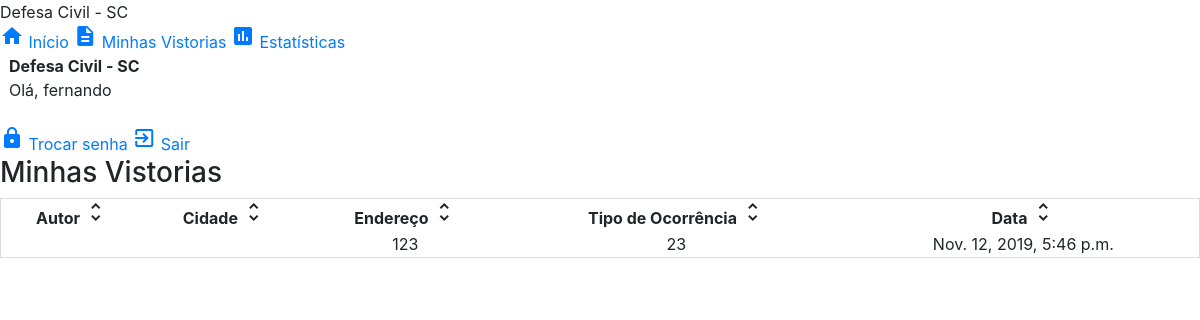
The app's page / (signed in) with its own data.
### accounts/models.py (models this page shows)
class CustomUser(AbstractUser):
	username = models.CharField(_('username'),max_length=15, unique=True, help_text=_('15 caracteres ou menos. Aceita letras, números e @/./+/-/_'), validators=[ validators.RegexValidator(re.compile('^[\w.@+-]+$'), _('Insira um usuário válido.'), _('inválido'))])
	first_name = models.CharField(_('first_name'), max_length=30, blank=False, null=False)
	last_name = models.CharField(_('last_name'), max_length=30, blank=False, null=False)
	email = models.EmailField(_('email address'), max_length=255, unique=True, blank=False, null=False)
	is_staff = models.BooleanField(_('staff status'), default=False, blank = True)
	is_active = models.BooleanField(_('active'), default=True, blank = True)
	is_trusty = models.BooleanField(_('trusty'), default=False, blank = True)
	date_joined = models.DateTimeField(_('date joined'), default=timezone.now, blank = True)

### relatorios/models.py (models this page shows, shortened)
class Vistoria(models.Model):
    autor = models.ForeignKey(settings.AUTH_USER_MODEL, related_name = 'autor_id',  on_delete=models.CASCADE)
    cobrad = models.CharField(max_length=200)
    municipios = models.TextField()
    descricao = models.TextField()
    data = models.DateTimeField(default=timezone.now)
    endereco = models.TextField()
    dataDesastre = models.TextField()
    danos_humanos_desalojados = models.IntegerField(default=0, blank=True)
    danos_humanos_desabrigados = models.IntegerField(default=0, blank=True)
    danos_humanos_desaparecidos = models.IntegerField(default=0, blank=True)
    danos_humanos_feridos = models.IntegerField(default=0, blank=True)
    danos_humanos_enfermos = models.IntegerField(default=0, blank=True)
    danos_humanos_mortos = models.IntegerField(default=0, blank=True)
    danos_humanos_isolados = models.IntegerField(default=0, blank=True)
    danos_humanos_atingidos = models.IntegerField(default=0, blank=True)
    danos_humanos_afetados = models.IntegerField(default=0, blank=True)
    danos_humanos_observacoes = models.TextField(default="Sem Observações", blank=True)
    unidades_habitacionais_atingidas = models.IntegerField(default=0, blank=True)
    unidades_habitacionais_danificads = models.IntegerField(default=0, blank=True)
    unidades_habitacionais_interditadas = models.IntegerField(default=0, blank=True)
    unidades_habitacionais_destruidas = models.IntegerField(default=0, blank=True)
    instalacoes_publicas_saude_atingidas = models.IntegerField(default=0, blank=True)
    instalacoes_publicas_ensino_atingidas = models.IntegerField(default=0, blank=True)
    instalacoes_comunitarias_atingidas = models.IntegerField(default=0, blank=True)
    obras_atingidas = models.IntegerField(default=0, blank=True)
    interrupcoes_servicos_essenciais = models.IntegerField(default=0, blank=True)
    danos_materiais_observacoes = models.TextField(default="Sem Observações", blank=True)
    contaminacao_solo = models.IntegerField(default=0, blank=True)
    contaminacao_agua = models.IntegerField(default=0, blank=True)
    contaminacao_ar = models.IntegerField(default=0, blank=True)
    danos_ambientais_observacoes = models.TextField(default="Sem Observações", blank=True)
    danos_agricultura = models.IntegerField(default=0, blank=True)
    danos_pecuaria = models.IntegerField(default=0, blank=True)
    danos_industria = models.IntegerField(default=0, blank=True)
    danos_comercio = models.IntegerField(default=0, blank=True)
    danos_prestacao_de_servicos = models.IntegerField(default=0, blank=True)
    danos_economicos_observacoes = models.TextField(default="Sem Observações", blank=True)
    iah_cestas_de_alimentos = models.IntegerField(default=0, blank=True)
    iah_agua_potavel = models.IntegerField(default=0, blank=True)
    iah_colchoes = models.IntegerField(default=0, blank=True)
    iah_kit_higiene_pessoal = models.IntegerField(default=0, blank=True)
    iah_kit_limpeza = models.IntegerField(default=0, blank=True)
    iah_telhas = models.IntegerField(default=0, blank=True)
    iah_lona_plastica = models.IntegerField(default=0, blank=True)
    iah_outros = models.IntegerField(default=0, blank=True)
    iah_fornecidos_outros_observacoes = models.TextField(default="Sem Observações", blank=True)
    iah_vias_publicas_totalmente_desobistruidas = models.BooleanField(default=False)
    iah_reestabelecimento_servicos_essenciais = models.BooleanField(default=False)
    deferido = models.BooleanField(default=False, blank=True)
    latitude = models.CharField(max_length=20)
    longitude = models.CharField(max_length=20)

### relatorios/views.py (the view)
# urls.py: path('', views.minhasvistorias, name='minhasvistorias'),
@login_required
def minhasvistorias(request):
	vistorias = Vistoria.objects.filter(autor=request.user, data__lte=timezone.now()).order_by('-data')
	return render(request, 'relatorios/minhas_vistorias.html', {'vistorias':vistorias})

### relatorios/templates/relatorios/minhas_vistorias.html
{% extends 'relatorios/base.html' %}
{% block conteudo %}
<main class="mdl-layout__content mdl-color--grey-100">
    <div class="mdl-grid">
      <div class="mdl-cell mdl-cell--12-col"><h3>Minhas Vistorias</h3></div>
    </div>
    <div class="mdl-grid">
        {% if empty %}
            <h5 class="emptymsg">Não há vistorias para serem exibidas. <a href="{% url 'adventure_new' %}">Crie uma nova para vê-la aqui.</a></h5>
        {% else %}
            <table class="mdl-data-table mdl-js-data-table mdl-cell--12-col mdl-shadow--2dp" id="dataTable">
                <thead>
                    <tr class="md">
                        <th onclick="sortTable(0, 'autor_arrow', 'cidade_arrow', 'endereco_arrow', 'cobrade_arrow', 'data_arrow')">Autor <i id="autor_arrow" class=" material-icons" role="presentation">unfold_more</i></th>
                        <th onclick="sortTable(1, 'cidade_arrow', 'autor_arrow', 'endereco_arrow', 'cobrade_arrow', 'data_arrow')">Cidade <i id="cidade_arrow" class=" material-icons" role="presentation">unfold_more</i></th>
                        <th onclick="sortTable(2, 'endereco_arrow', 'autor_arrow', 'cidade_arrow', 'cobrade_arrow', 'data_arrow')">Endereço <i id="endereco_arrow" class=" material-icons" role="presentation">unfold_more</i></th>
                        <th onclick="sortTable(3, 'cobrade_arrow', 'autor_arrow', 'cidade_arrow', 'endereco_arrow', 'data_arrow')">Tipo de Ocorrência <i id="cobrade_arrow" class=" material-icons" role="presentation">unfold_more</i></th>
                        <th onclick="sortTable(4, 'data_arrow', 'autor_arrow', 'cidade_arrow', 'cobrade_arrow', 'endereco_arrow')">Data <i id="data_arrow" class=" material-icons" role="presentation">unfold_more</i></th>
                    </tr>
                </thead>
                <tbody>
                    {% for vistoria in vistorias %}
                        <tr onclick="window.location='{% url 'vistoriadetalhes' pk=vistoria.pk %}';">
                            <td class="mdl-color-text--deep-orange">{{ vistoria.autor.first_name }} {{ vistoria.autor.last_name }}</td>
                            <td class="mdl-color-text--deep-orange">{{ vistoria.municipio }}</td>
                            <td class="mdl-color-text--deep-orange">{{ vistoria.endereco }}</td>
                            <td class="mdl-color-text--deep-orange">{{ vistoria.cobrad }}</td>
                            <td class="mdl-color-text--deep-orange">{{ vistoria.data }}</td>
                        </tr>
                    {% endfor %}
                </tbody>
            </table>
        {% endif %}
    </div>
</main>
{% endblock %}

### relatorios/templates/relatorios/base.html (shortened to what this page needs)
{% load static %}
<!DOCTYPE html>
<html lang="pt-br">
<head>
  <link rel="stylesheet" href="https://code.getmdl.io/1.3.0/material.indigo-orange.min.css" />
  <link rel="stylesheet" href="https://stackpath.bootstrapcdn.com/bootstrap/4.1.3/css/bootstrap.min.css">
</head>
<body>
  <div class="layout mdl-layout mdl-js-layout  ">
    <header class="header mdl-layout__header mdl-color--indigo mdl-color-text--black-000">
      <div class="mdl-layout__header-row">
        <span class="mdl-layout-title">Defesa Civil - SC</span>
          <a class="mdl-navigation__link" href="{% url 'telainicial' %}"><i class=" material-icons" role="presentation">home</i> Início</a>
        {% if user.is_authenticated %}
          <a class="mdl-navigation__link" href="{% url 'minhasvistorias' %}"><i class=" material-icons" role="presentation">description</i> Minhas Vistorias</a>
          <a class="mdl-navigation__link" href=""><i class=" material-icons" role="presentation">insert_chart</i> Estatísticas</a>
        {% endif %}
      </div>
    </header>
    <div class="drawer mdl-layout__drawer mdl-color--indigo mdl-color-text--black">
      <header class="drawer-header">
        <strong><span class="mdl-layout-title mdl-color-text--white" style="margin: 9px !important;">Defesa Civil - SC</span></strong>
        <div class="avatar-dropdown">
          {% if user.is_authenticated %}
          <span class="mdl-color-text--white" style="margin: 9px !important;"> Olá, {{user.username}} </span>
          {% else %}
          <span class="mdl-color-text--white" style="margin: 9px !important;">Olá, Visitante</span>
          {% endif %}
          <div class="mdl-layout-spacer"></div><br>
      </div>
    </header>
    <nav class="navigation mdl-navigation">
      {% if user.is_authenticated %}
      <a class="mdl-navigation__link mdl-color-text--white" href="{% url 'password_change' %}"><i class="mdl-color-text--white material-icons" role="presentation">lock</i> Trocar senha</a>
      <a class="mdl-navigation__link mdl-color-text--white" href="{% url 'logout' %}"><i class="mdl-color-text--white material-icons" role="presentation">exit_to_app</i> Sair</a>
      {% endif %}
    </nav>
  </div>
  {% block conteudo %}
      {% endblock %}
</body>
</html>

### relatorios/templates/relatorios/base.html (style rules this page uses)
th { text-align: center !important; }
td { text-align: center !important; white-space: pre-wrap !important; }
table { max-width: 100% !important; }
tr { cursor: pointer !important; }
th { cursor: pointer !important; }
table { border-spacing: 0 !important; width: 100% !important; border: 1px solid #ddd !important; }

### records on screen
CustomUser: username "fernando"
Vistoria: endereco "123", cobrad "23", data "Nov. 12, 2019, 5:46 p.m."
